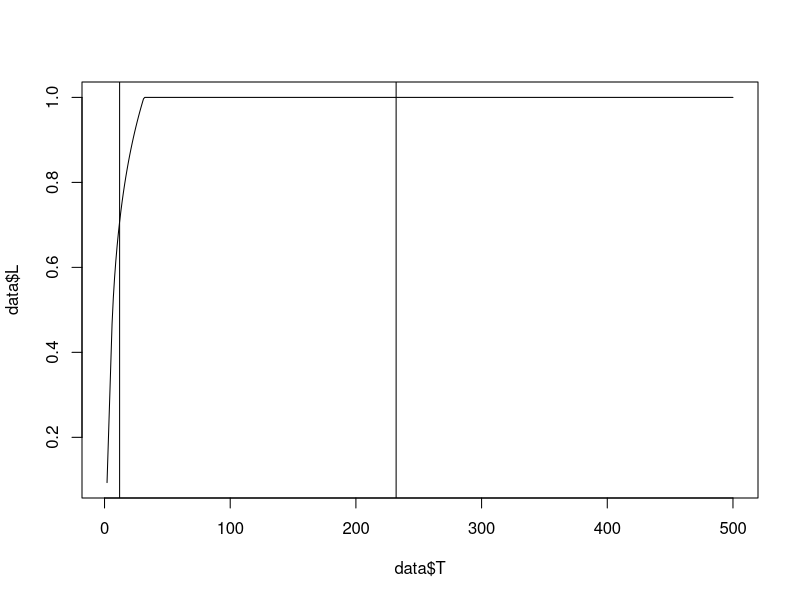

The R source for this figure:

## simulating dynamics
a <- 15 ## time it takes to consume W0 - W1 when canopy is closed
L0 <- 0.000001
T <- 40
l <- 1.5
C1 <- 0.8/365
C2 <- 0.2/365

calcG <- function(t) (t*(C1 + C2) - T*C2) / T

Lnext <- function(Lcurr){

  if(Lcurr >= 1) {
    Lnext <- 1
  }
  else {
    t <- a/Lcurr
    if (t > T) {
      G <- calcG(T)
    }
    else {
      G <- calcG(t)
    }
    Lnext <- Lcurr + 3.6*(G*T)^l
    if(Lnext > 1) Lnext <- 1
  }
    return(Lnext)
}


plot_L <- function(nT = 100) {

  data <- data.frame(T = 1:nT, L = rep(0, nT), dL = rep(0, nT), ddL = rep(0, nT))
  data[1,"L"] <- L0

  for (T in 2:nT) {

    data[T, "L"] <- Lnext(Lcurr = data[T-1, "L"])
    data[T, "dL"] <- data[T, "L"] - data[T-1, "L"]
    data[T, "ddL"] <- data[T, "dL"] - data[T-1, "dL"]

  }

  data <- data[data$T >1,]
  plot(data$T, data$L, pch = "")
  lines(data$T, data$L,)
  abline(v = 232)
  abline(v = 12)

  print(data)
  print(nrow(data[abs(data$ddL) > 1e-15, ]) / nrow(data))

}

plot_L(nT = 500)
